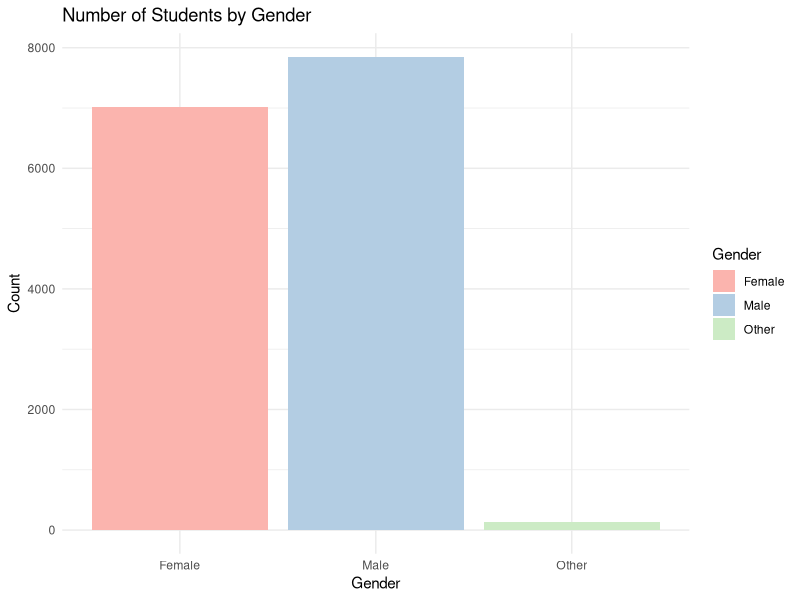
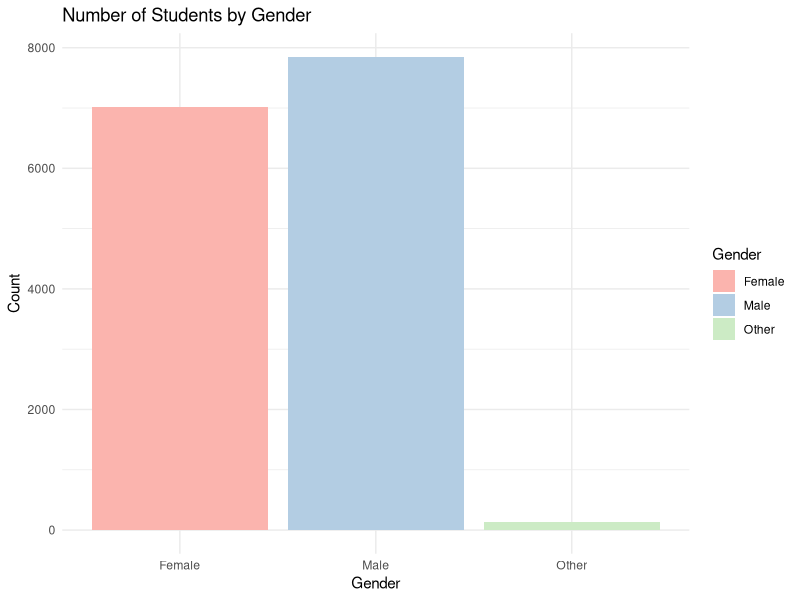
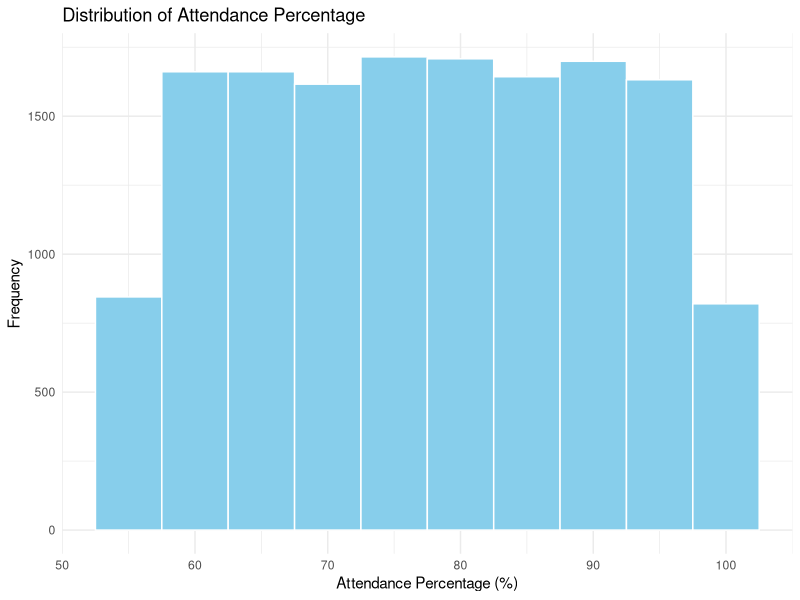
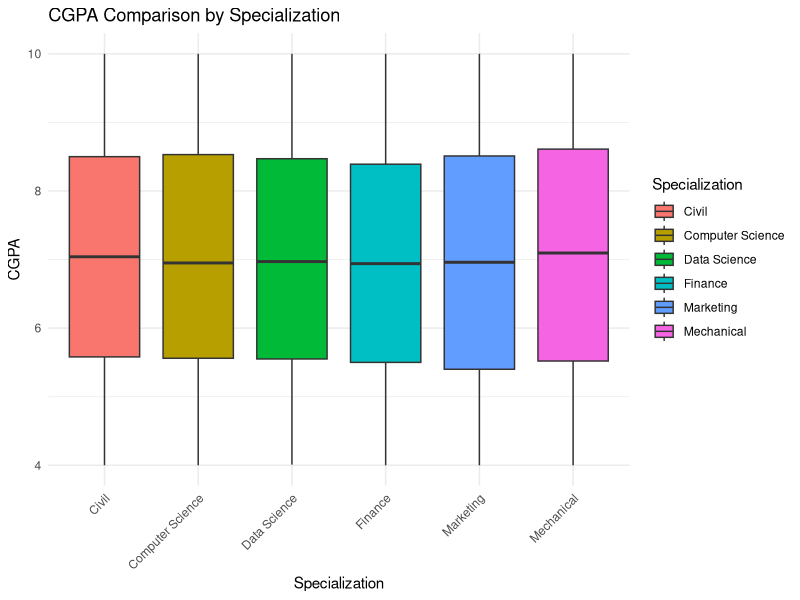

Generate these figures, in order, with R:
library(ggplot2)

# Load the data
data <- read.csv("university_student_dataset.csv")

# Create the bar chart
ggplot(data, aes(x = Gender, fill = Gender)) +
  geom_bar() +
  labs(title = "Number of Students by Gender",
       x = "Gender",
       y = "Count") +
  theme_minimal() +
  scale_fill_brewer(palette = "Pastel1") # Optional: adds nice colors

library(ggplot2)

# Load the data
data <- read.csv("university_student_dataset.csv")

# Create the bar chart
ggplot(data, aes(x = Gender, fill = Gender)) +
  geom_bar() +
  labs(title = "Number of Students by Gender",
       x = "Gender",
       y = "Count") +
  theme_minimal() +
  scale_fill_brewer(palette = "Pastel1") # Optional: adds nice colors

library(ggplot2)

# Load the data
data <- read.csv("university_student_dataset.csv")

# Create a histogram for Attendance_Percentage
ggplot(data, aes(x = Attendance_Percentage)) +
  geom_histogram(binwidth = 5, fill = "skyblue", color = "white") +
  labs(title = "Distribution of Attendance Percentage",
       x = "Attendance Percentage (%)",
       y = "Frequency") +
  theme_minimal()


library(ggplot2)

# Load the data
data <- read.csv("university_student_dataset.csv")

# Create the boxplot using Specialization
ggplot(data, aes(x = Specialization, y = CGPA, fill = Specialization)) +
  geom_boxplot() +
  labs(title = "CGPA Comparison by Specialization",
       x = "Specialization",
       y = "CGPA") +
  theme_minimal() +
  theme(axis.text.x = element_text(angle = 45, hjust = 1)) # Rotates labels for readability
